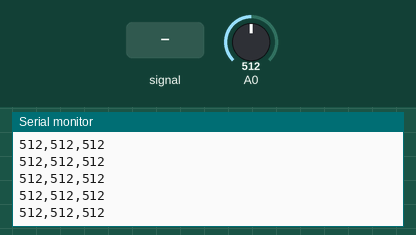
The sketch below on a simulated Arduino Uno, built with avr-gcc and run on an emulated ATmega328P. On the bench: the last lines printed to the serial monitor. The test bench sets the inputs (shaded band); at power-on: A0 = 512.

Above: at 1.2 s.
1.3 s: A0 fed a 200 Hz sine of ±81 counts around its level
At 2.0 s:
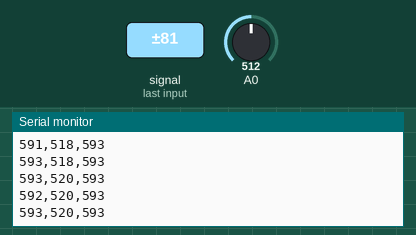
2.8 s: A0 set to 716
At 3.6 s:
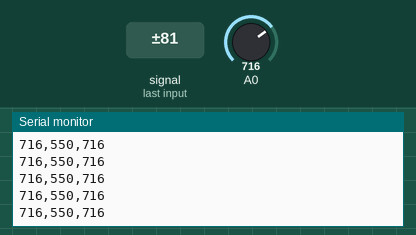
4.3 s: A0 set to 900
At 4.9 s:
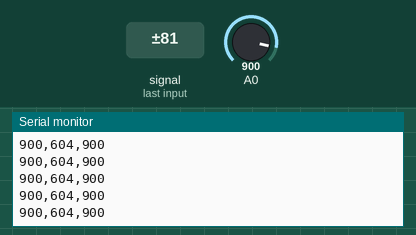
Timing chart, 0 to 7.3 s (numbered marks = the images above; inputs shaded):
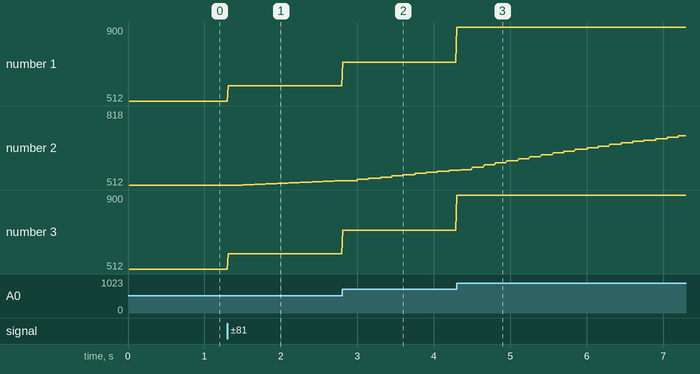

The sketch:

volumeAnalyze.ino
```cpp
// амплитудный анализ звука

#include "VolAnalyzer.h"
VolAnalyzer analyzer(A0);


void setup() {
  Serial.begin(115200);
  analyzer.setVolK(20);
  analyzer.setTrsh(10);
  analyzer.setVolMin(10);
  analyzer.setVolMax(100);
}

void loop() {
  if (analyzer.tick()) {
    //Serial.print(analyzer.getVol());
    //Serial.print(',');
    Serial.print(analyzer.getRaw());
    Serial.print(',');
    Serial.print(analyzer.getMin());
    Serial.print(',');
    Serial.println(analyzer.getMax());
  }
}
```

FastFilter.h
```cpp
#pragma once
#include <Arduino.h>

#define FF_SCALE 0

#define FF_PASS_MAX 1
#define FF_PASS_MIN 2

class FastFilter {
  public:
	FastFilter(byte k = 20, int dt = 0) {
		setK(k);
		setDt(dt);
	}
    void setK(byte k) {
      _k1 = k;
      _k2 = 32 - k;
    }
    void setDt(int dt) {
      _dt = dt;
    }
    void setPass(byte pass) {
      _pass = pass;
    }
    void setRaw(int raw) {
      _raw = raw;
    }
    void setFil(int fil) {
      _raw_f = fil;
    }
    bool checkPass(int val) {
      if (_pass == FF_PASS_MAX && val > _raw_f) {
        _raw_f = val;
        return 1;
      } else if (_pass == FF_PASS_MIN && val < _raw_f) {
        _raw_f = val;
        return 1;
      }
      return 0;
    }
    void compute() {
      if (_dt == 0 || millis() - _tmr >= _dt) {
        _tmr = millis();
        _raw_f = (_k1 * _raw_f + _k2 * _raw) >> 5;
      }
    }
    long getFil() {
      return _raw_f;
    }
    long getRaw() {
      return _raw;
    }
  private:
    uint32_t _tmr = 0;
    int _dt = 0;
    byte _k1 = 20, _k2 = 12;
    byte _pass = 0;
    int _raw_f = 0, _raw = 0;
};
```

VolAnalyzer.h
```cpp
#pragma once
#include <Arduino.h>
#include "FastFilter.h"

class VolAnalyzer {
  public:
    VolAnalyzer (int pin = -1) {
      volF.setDt(20);
      volF.setPass(FF_PASS_MAX);
      maxF.setPass(FF_PASS_MAX);
      setVolK(25);
      setAmpliK(31);
      if (pin != -1) setPin(pin);
    }
    void setPin(int pin) {
      _pin = pin;
      pinMode(_pin, INPUT);
    }
    void setDt(int dt) {
      _dt = dt;
    }
    void setPeriod(int period) {
      _period = period;
    }
    void setVolDt(int volDt) {
      volF.setDt(volDt);
    }
    void setAmpliDt(int ampliDt) {
      _ampliDt = ampliDt;
    }
    void setWindow(int window) {
      _window = window;
    }
    void setVolK(byte k) {
      volF.setK(k);
    }
    void setAmpliK(byte k) {
      maxF.setK(k);
      minF.setK(k);
    }
    void setVolMin(int scale) {
      _volMin = scale;
    }
    void setVolMax(int scale) {
      _volMax = scale;
    }
    void setTrsh(int trsh) {
      _trsh = trsh;
    }
    bool tick(int thisRead = -1) {
      volF.compute();
      if (millis() - tmr3 >= _ampliDt) {    // период сглаживания амплитуды
        tmr3 = millis();
        maxF.setRaw(maxs);
        minF.setRaw(mins);
        maxF.compute();
        minF.compute();
        maxs = 0;
        mins = 1023;
      }
      if (_period == 0 || millis() - tmr1 >= _period) {  // период между захватом сэмплов
        if (_dt == 0 || micros() - tmr2 >= _dt) {        // период выборки
          tmr2 = micros();
          if (thisRead == -1) thisRead = analogRead(_pin);
          if (thisRead > max) max = thisRead; // ищем максимум
          if (!_first) {
            _first = 1;
            maxF.setFil(thisRead);
            minF.setFil(thisRead);
          }

          if (++count >= _window) {           // выборка завершена
            tmr1 = millis();
            raw = max;
            if (max > maxs) maxs = max;       // максимумы среди максимумов
            if (max < mins) mins = max;       // минимумы реди максимумов
            rawMax = maxs;
            maxF.checkPass(max);              // проверка выше максимума
            if (getMax() - getMin() < _trsh) max = 0; // если окно громкости меньше порого то 0
            else max = constrain(map(max, getMin(), getMax(), _volMin, _volMax), _volMin, _volMax); // перевод в громкость
            volF.setRaw(max);                         // фильтр столбика громкости
            if (volF.checkPass(max)) _pulse = 1;      // проверка выше максимума
            max = count = 0;
            return true;                              // выборка завершена
          }
        }
      }
      return false;
    }

    int getRaw() {
      return raw;
    }
    int getRawMax() {
      return rawMax;
    }
    int getVol() {
      return volF.getFil();
    }
    int getMin() {
      return minF.getFil();
    }
    int getMax() {
      return maxF.getFil();
    }
    bool getPulse() {
      if (_pulse) {
        _pulse = false;
        return true;
      }
      return false;
    }

  private:
    int _pin;
    int _dt = 500;      // 500 мкс между сэмплами достаточно для музыки
    int _period = 4;    // 4 мс между выборами достаточно
    int _ampliDt = 150;
    int _window = 20;   // при таком размере окна получаем длительность оцифровки вполне хватает
    uint32_t tmr1 = 0, tmr2 = 0, tmr3 = 0;
    int raw = 0;
    int rawMax = 0;
    int max = 0, count = 0;
    int maxs = 0, mins = 1023;
    int _volMin = 0, _volMax = 100, _trsh = 30;
    bool _pulse = 0, _first = 0;
    FastFilter minF, maxF, volF;
};
```

Measured:
- after the input at 1.3 s, the serial monitor: prints a new line at once (image 1)
- after the input at 2.8 s, the serial monitor: prints a new line at once (image 2)
- plotted number 1: 512 → 593 after the input at 1.3 s, 593 → 716 after the input at 2.8 s
- plotted number 2: 512 → 529 after the input at 1.3 s, 529 → 572 after the input at 2.8 s
- plotted number 3: 512 → 593 after the input at 1.3 s, 593 → 716 after the input at 2.8 s
